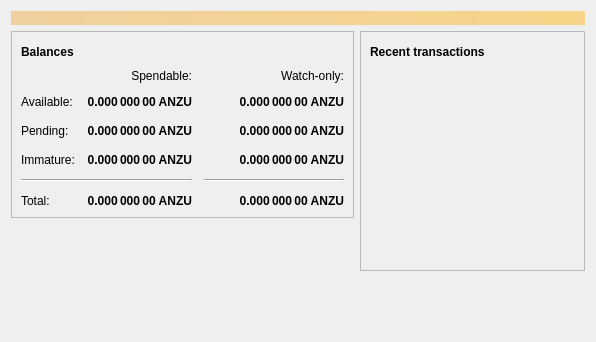
<?xml version="1.0" encoding="UTF-8"?>
<ui version="4.0">
 <class>OverviewPage</class>
 <widget class="QWidget" name="OverviewPage">
  <property name="geometry">
   <rect>
    <x>0</x>
    <y>0</y>
    <width>596</width>
    <height>342</height>
   </rect>
  </property>
  <property name="windowTitle">
   <string>Form</string>
  </property>
  <layout class="QVBoxLayout" name="topLayout">
   <item>
    <widget class="QLabel" name="labelAlerts">
     <property name="visible">
      <bool>false</bool>
     </property>
     <property name="styleSheet">
      <string notr="true">QLabel { background-color: qlineargradient(x1: 0, y1: 0, x2: 1, y2: 0, stop:0 #F0D0A0, stop:1 #F8D488); color:#000000; }</string>
     </property>
     <property name="wordWrap">
      <bool>true</bool>
     </property>
     <property name="margin">
      <number>3</number>
     </property>
     <property name="textInteractionFlags">
      <set>Qt::TextSelectableByMouse</set>
     </property>
    </widget>
   </item>
   <item>
    <layout class="QHBoxLayout" name="horizontalLayout" stretch="1,1">
     <item>
      <layout class="QVBoxLayout" name="verticalLayout_2">
       <item>
        <widget class="QFrame" name="frame">
         <property name="frameShape">
          <enum>QFrame::StyledPanel</enum>
         </property>
         <property name="frameShadow">
          <enum>QFrame::Raised</enum>
         </property>
         <layout class="QVBoxLayout" name="verticalLayout_4">
          <item>
           <layout class="QHBoxLayout" name="horizontalLayout_4">
            <item>
             <widget class="QLabel" name="label_5">
              <property name="font">
               <font>
                <weight>75</weight>
                <bold>true</bold>
               </font>
              </property>
              <property name="text">
               <string>Balances</string>
              </property>
             </widget>
            </item>
            <item>
             <widget class="QPushButton" name="labelWalletStatus">
              <property name="enabled">
               <bool>true</bool>
              </property>
              <property name="maximumSize">
               <size>
                <width>30</width>
                <height>16777215</height>
               </size>
              </property>
              <property name="toolTip">
               <string>The displayed information may be out of date. Your wallet automatically synchronizes with the Anzucoin network after a connection is established, but this process has not completed yet.</string>
              </property>
              <property name="text">
               <string/>
              </property>
              <property name="icon">
               <iconset resource="../anzucoin.qrc">
                <normaloff>:/icons/warning</normaloff>
                <disabledoff>:/icons/warning</disabledoff>:/icons/warning</iconset>
              </property>
              <property name="iconSize">
               <size>
                <width>24</width>
                <height>24</height>
               </size>
              </property>
              <property name="flat">
               <bool>true</bool>
              </property>
             </widget>
            </item>
            <item>
             <spacer name="horizontalSpacer_3">
              <property name="orientation">
               <enum>Qt::Horizontal</enum>
              </property>
              <property name="sizeHint" stdset="0">
               <size>
                <width>40</width>
                <height>20</height>
               </size>
              </property>
             </spacer>
            </item>
           </layout>
          </item>
          <item>
           <layout class="QGridLayout" name="gridLayout">
            <property name="spacing">
             <number>12</number>
            </property>
            <item row="2" column="2">
             <widget class="QLabel" name="labelWatchPending">
              <property name="font">
               <font>
                <weight>75</weight>
                <bold>true</bold>
               </font>
              </property>
              <property name="cursor">
               <cursorShape>IBeamCursor</cursorShape>
              </property>
              <property name="toolTip">
               <string>Unconfirmed transactions to watch-only addresses</string>
              </property>
              <property name="text">
               <string notr="true">0.000 000 00 ANZU</string>
              </property>
              <property name="alignment">
               <set>Qt::AlignRight|Qt::AlignTrailing|Qt::AlignVCenter</set>
              </property>
              <property name="textInteractionFlags">
               <set>Qt::LinksAccessibleByMouse|Qt::TextSelectableByKeyboard|Qt::TextSelectableByMouse</set>
              </property>
             </widget>
            </item>
            <item row="2" column="1">
             <widget class="QLabel" name="labelUnconfirmed">
              <property name="font">
               <font>
                <weight>75</weight>
                <bold>true</bold>
               </font>
              </property>
              <property name="cursor">
               <cursorShape>IBeamCursor</cursorShape>
              </property>
              <property name="toolTip">
               <string>Total of transactions that have yet to be confirmed, and do not yet count toward the spendable balance</string>
              </property>
              <property name="text">
               <string notr="true">0.000 000 00 ANZU</string>
              </property>
              <property name="alignment">
               <set>Qt::AlignRight|Qt::AlignTrailing|Qt::AlignVCenter</set>
              </property>
              <property name="textInteractionFlags">
               <set>Qt::LinksAccessibleByMouse|Qt::TextSelectableByKeyboard|Qt::TextSelectableByMouse</set>
              </property>
             </widget>
            </item>
            <item row="3" column="2">
             <widget class="QLabel" name="labelWatchImmature">
              <property name="font">
               <font>
                <weight>75</weight>
                <bold>true</bold>
               </font>
              </property>
              <property name="cursor">
               <cursorShape>IBeamCursor</cursorShape>
              </property>
              <property name="toolTip">
               <string>Mined balance in watch-only addresses that has not yet matured</string>
              </property>
              <property name="text">
               <string notr="true">0.000 000 00 ANZU</string>
              </property>
              <property name="alignment">
               <set>Qt::AlignRight|Qt::AlignTrailing|Qt::AlignVCenter</set>
              </property>
              <property name="textInteractionFlags">
               <set>Qt::LinksAccessibleByMouse|Qt::TextSelectableByKeyboard|Qt::TextSelectableByMouse</set>
              </property>
             </widget>
            </item>
            <item row="4" column="0" colspan="2">
             <widget class="Line" name="line">
              <property name="orientation">
               <enum>Qt::Horizontal</enum>
              </property>
             </widget>
            </item>
            <item row="4" column="2">
             <widget class="Line" name="lineWatchBalance">
              <property name="sizePolicy">
               <sizepolicy hsizetype="Preferred" vsizetype="Fixed">
                <horstretch>0</horstretch>
                <verstretch>0</verstretch>
               </sizepolicy>
              </property>
              <property name="minimumSize">
               <size>
                <width>140</width>
                <height>0</height>
               </size>
              </property>
              <property name="orientation">
               <enum>Qt::Horizontal</enum>
              </property>
             </widget>
            </item>
            <item row="5" column="0">
             <widget class="QLabel" name="labelTotalText">
              <property name="text">
               <string>Total:</string>
              </property>
             </widget>
            </item>
            <item row="3" column="1">
             <widget class="QLabel" name="labelImmature">
              <property name="font">
               <font>
                <weight>75</weight>
                <bold>true</bold>
               </font>
              </property>
              <property name="cursor">
               <cursorShape>IBeamCursor</cursorShape>
              </property>
              <property name="toolTip">
               <string>Mined balance that has not yet matured</string>
              </property>
              <property name="text">
               <string notr="true">0.000 000 00 ANZU</string>
              </property>
              <property name="alignment">
               <set>Qt::AlignRight|Qt::AlignTrailing|Qt::AlignVCenter</set>
              </property>
              <property name="textInteractionFlags">
               <set>Qt::LinksAccessibleByMouse|Qt::TextSelectableByKeyboard|Qt::TextSelectableByMouse</set>
              </property>
             </widget>
            </item>
            <item row="2" column="3">
             <spacer name="horizontalSpacer_2">
              <property name="orientation">
               <enum>Qt::Horizontal</enum>
              </property>
              <property name="sizeHint" stdset="0">
               <size>
                <width>40</width>
                <height>20</height>
               </size>
              </property>
             </spacer>
            </item>
            <item row="3" column="0">
             <widget class="QLabel" name="labelImmatureText">
              <property name="text">
               <string>Immature:</string>
              </property>
             </widget>
            </item>
            <item row="5" column="1">
             <widget class="QLabel" name="labelTotal">
              <property name="font">
               <font>
                <weight>75</weight>
                <bold>true</bold>
               </font>
              </property>
              <property name="cursor">
               <cursorShape>IBeamCursor</cursorShape>
              </property>
              <property name="toolTip">
               <string>Your current total balance</string>
              </property>
              <property name="text">
               <string notr="true">0.000 000 00 ANZU</string>
              </property>
              <property name="alignment">
               <set>Qt::AlignRight|Qt::AlignTrailing|Qt::AlignVCenter</set>
              </property>
              <property name="textInteractionFlags">
               <set>Qt::LinksAccessibleByMouse|Qt::TextSelectableByKeyboard|Qt::TextSelectableByMouse</set>
              </property>
             </widget>
            </item>
            <item row="5" column="2">
             <widget class="QLabel" name="labelWatchTotal">
              <property name="font">
               <font>
                <weight>75</weight>
                <bold>true</bold>
               </font>
              </property>
              <property name="cursor">
               <cursorShape>IBeamCursor</cursorShape>
              </property>
              <property name="toolTip">
               <string>Current total balance in watch-only addresses</string>
              </property>
              <property name="text">
               <string notr="true">0.000 000 00 ANZU</string>
              </property>
              <property name="alignment">
               <set>Qt::AlignRight|Qt::AlignTrailing|Qt::AlignVCenter</set>
              </property>
              <property name="textInteractionFlags">
               <set>Qt::LinksAccessibleByMouse|Qt::TextSelectableByKeyboard|Qt::TextSelectableByMouse</set>
              </property>
             </widget>
            </item>
            <item row="0" column="2">
             <widget class="QLabel" name="labelWatchonly">
              <property name="text">
               <string>Watch-only:</string>
              </property>
              <property name="alignment">
               <set>Qt::AlignRight|Qt::AlignTrailing|Qt::AlignVCenter</set>
              </property>
             </widget>
            </item>
            <item row="1" column="0">
             <widget class="QLabel" name="labelBalanceText">
              <property name="text">
               <string>Available:</string>
              </property>
             </widget>
            </item>
            <item row="1" column="1">
             <widget class="QLabel" name="labelBalance">
              <property name="font">
               <font>
                <weight>75</weight>
                <bold>true</bold>
               </font>
              </property>
              <property name="cursor">
               <cursorShape>IBeamCursor</cursorShape>
              </property>
              <property name="toolTip">
               <string>Your current spendable balance</string>
              </property>
              <property name="text">
               <string notr="true">0.000 000 00 ANZU</string>
              </property>
              <property name="alignment">
               <set>Qt::AlignRight|Qt::AlignTrailing|Qt::AlignVCenter</set>
              </property>
              <property name="textInteractionFlags">
               <set>Qt::LinksAccessibleByMouse|Qt::TextSelectableByKeyboard|Qt::TextSelectableByMouse</set>
              </property>
             </widget>
            </item>
            <item row="1" column="2">
             <widget class="QLabel" name="labelWatchAvailable">
              <property name="font">
               <font>
                <weight>75</weight>
                <bold>true</bold>
               </font>
              </property>
              <property name="cursor">
               <cursorShape>IBeamCursor</cursorShape>
              </property>
              <property name="toolTip">
               <string>Your current balance in watch-only addresses</string>
              </property>
              <property name="text">
               <string notr="true">0.000 000 00 ANZU</string>
              </property>
              <property name="alignment">
               <set>Qt::AlignRight|Qt::AlignTrailing|Qt::AlignVCenter</set>
              </property>
              <property name="textInteractionFlags">
               <set>Qt::LinksAccessibleByMouse|Qt::TextSelectableByKeyboard|Qt::TextSelectableByMouse</set>
              </property>
             </widget>
            </item>
            <item row="2" column="0">
             <widget class="QLabel" name="labelPendingText">
              <property name="text">
               <string>Pending:</string>
              </property>
             </widget>
            </item>
            <item row="0" column="1">
             <widget class="QLabel" name="labelSpendable">
              <property name="text">
               <string>Spendable:</string>
              </property>
              <property name="alignment">
               <set>Qt::AlignRight|Qt::AlignTrailing|Qt::AlignVCenter</set>
              </property>
             </widget>
            </item>
           </layout>
          </item>
         </layout>
        </widget>
       </item>
       <item>
        <spacer name="verticalSpacer">
         <property name="orientation">
          <enum>Qt::Vertical</enum>
         </property>
         <property name="sizeHint" stdset="0">
          <size>
           <width>20</width>
           <height>40</height>
          </size>
         </property>
        </spacer>
       </item>
      </layout>
     </item>
     <item>
      <layout class="QVBoxLayout" name="verticalLayout_3">
       <item>
        <widget class="QFrame" name="frame_2">
         <property name="frameShape">
          <enum>QFrame::StyledPanel</enum>
         </property>
         <property name="frameShadow">
          <enum>QFrame::Raised</enum>
         </property>
         <layout class="QVBoxLayout" name="verticalLayout">
          <item>
           <layout class="QHBoxLayout" name="horizontalLayout_2">
            <item>
             <widget class="QLabel" name="label_4">
              <property name="font">
               <font>
                <weight>75</weight>
                <bold>true</bold>
               </font>
              </property>
              <property name="text">
               <string>Recent transactions</string>
              </property>
             </widget>
            </item>
            <item>
             <widget class="QPushButton" name="labelTransactionsStatus">
              <property name="enabled">
               <bool>true</bool>
              </property>
              <property name="maximumSize">
               <size>
                <width>30</width>
                <height>16777215</height>
               </size>
              </property>
              <property name="toolTip">
               <string>The displayed information may be out of date. Your wallet automatically synchronizes with the Anzucoin network after a connection is established, but this process has not completed yet.</string>
              </property>
              <property name="text">
               <string/>
              </property>
              <property name="icon">
               <iconset resource="../anzucoin.qrc">
                <normaloff>:/icons/warning</normaloff>
                <disabledoff>:/icons/warning</disabledoff>:/icons/warning</iconset>
              </property>
              <property name="iconSize">
               <size>
                <width>24</width>
                <height>24</height>
               </size>
              </property>
              <property name="flat">
               <bool>true</bool>
              </property>
             </widget>
            </item>
            <item>
             <spacer name="horizontalSpacer">
              <property name="orientation">
               <enum>Qt::Horizontal</enum>
              </property>
              <property name="sizeHint" stdset="0">
               <size>
                <width>40</width>
                <height>20</height>
               </size>
              </property>
             </spacer>
            </item>
           </layout>
          </item>
          <item>
           <widget class="QListView" name="listTransactions">
            <property name="styleSheet">
             <string notr="true">QListView { background: transparent; }</string>
            </property>
            <property name="frameShape">
             <enum>QFrame::NoFrame</enum>
            </property>
            <property name="verticalScrollBarPolicy">
             <enum>Qt::ScrollBarAlwaysOff</enum>
            </property>
            <property name="horizontalScrollBarPolicy">
             <enum>Qt::ScrollBarAlwaysOff</enum>
            </property>
            <property name="selectionMode">
             <enum>QAbstractItemView::NoSelection</enum>
            </property>
           </widget>
          </item>
         </layout>
        </widget>
       </item>
       <item>
        <spacer name="verticalSpacer_2">
         <property name="orientation">
          <enum>Qt::Vertical</enum>
         </property>
         <property name="sizeHint" stdset="0">
          <size>
           <width>20</width>
           <height>40</height>
          </size>
         </property>
        </spacer>
       </item>
      </layout>
     </item>
    </layout>
   </item>
  </layout>
 </widget>
 <resources/>
 <connections/>
</ui>
